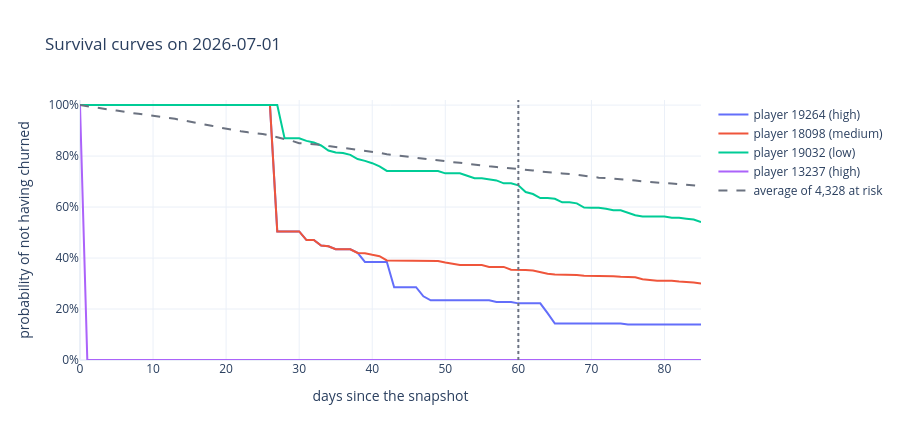

Notebook source saved alongside this figure:
### Markdown cell above
## Survival curves

Probability that the player has not churned by each day after the snapshot. The dashed
line is the average over the whole base at risk.

### Code cell
days = [0, *TIMES]
fig = go.Figure()
for number, (player_id, curve) in enumerate(selected_curves.iterrows()):
    label = f"player {player_id} ({selected.loc[player_id, 'risk_segment']})"
    color = qualitative.Plotly[number % len(qualitative.Plotly)]
    fig.add_trace(go.Scatter(x=days, y=[1.0, *curve], name=label, line={"color": color}))
average = [1.0, *curves.mean()]
style = {"color": "#6b7280", "dash": "dash"}
fig.add_trace(go.Scatter(x=days, y=average, name=f"average of {len(curves):,} at risk", line=style))
fig.add_vline(x=HORIZON, line_dash="dot", line_color="#6b7280")
fig.update_layout(
    title=f"Survival curves on {snapshot.date()}",
    xaxis_title="days since the snapshot",
    yaxis_title="probability of not having churned",
    yaxis_tickformat=".0%",
    yaxis_range=[0, 1.02],
    template="plotly_white",
    height=440,
)
fig.show()
